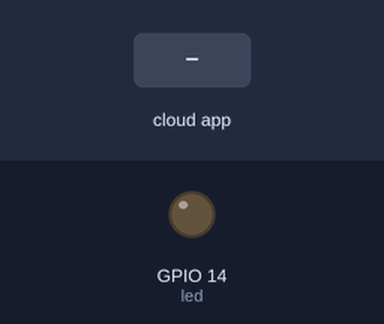
A sketch run on a simulated ESP8266 (NodeMCU). Parts: output pins drawn as LEDs (lit = HIGH). The inputs (shaded band) are chosen by the test bench. WiFi joins after 1.5 s; servers stay silent unless stated; the Firebase database answers and starts empty; what the sketch prints to the serial monitor is not drawn.

Above: at 3.7 s.
3.8 s: the phone or cloud app sets LED to Off
At 4.2 s:
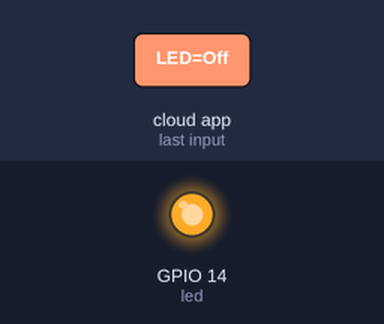
5.3 s: the phone or cloud app sets LED to On
At 7.2 s:
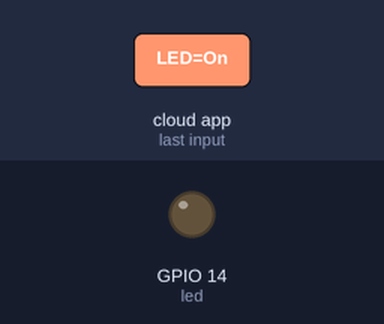
Timing chart, 0 to 8.7 s (numbered marks = the images above; inputs shaded):
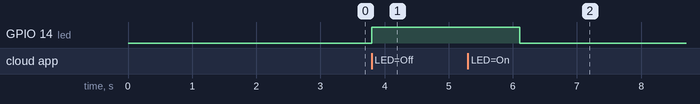

The sketch:

firebase.ino
```cpp
/* Controlling LED using Firebase console by CircuitDigest(www.circuitdigest.com) */
#include <ESP8266WiFi.h>                                                // esp8266 library
#include <FirebaseArduino.h>                                             // firebase library

#define FIREBASE_HOST "---"                         // the project name address from firebase id
#define FIREBASE_AUTH "---"                    // the secret key generated from firebase
#define WIFI_SSID "---"                                          // input your home or public wifi name
#define WIFI_PASSWORD "---"                                    // password of wifi ssid

String fireStatus = "";                                                     // led status received from firebase
int led = 14;                                                                // for external led
void setup() {
  Serial.begin(9600);
  delay(1000);
  pinMode(led, OUTPUT);
  WiFi.begin(WIFI_SSID, WIFI_PASSWORD);                                      // try to connect with wifi
  Serial.print("Connecting to ");
  Serial.print(WIFI_SSID);
  while (WiFi.status() != WL_CONNECTED) {
    Serial.print(".");
    delay(500);
  }
  Serial.println();
  Serial.print("Connected to ");
  Serial.println(WIFI_SSID);
  Serial.print("IP Address is : ");
  Serial.println(WiFi.localIP());                                                      // print local IP address
  Firebase.begin(FIREBASE_HOST, FIREBASE_AUTH);                                       // connect to firebase
}

void loop() {
  fireStatus = Firebase.getString("LED");
  Serial.println("fireStatus: " + fireStatus);
  if (fireStatus == "On") {                                                          // compare the input of led status received from firebase
    Serial.println("Led Turned ON");                                                                        // make bultin led ON
    digitalWrite(led, LOW);                                                         // make external led ON
  }
  else if (fireStatus == "Off") {                                                  // compare the input of led status received from firebase
    Serial.println("Led Turned OFF");                                            // make bultin led OFF
    digitalWrite(led, HIGH);                                                         // make external led OFF
  }
  else {
    Serial.println("Wrong Credential! Please send ON/OFF");
  }
  if (Firebase.failed()) {
    Serial.print("failed to connect firebase : wrong firebase informations.");
    Serial.println(Firebase.error());
    }
    delay(1000);
}
```

Measured:
- after the input at 3.8 s, GPIO 14 (led): LOW → HIGH at once
- after the input at 5.3 s, GPIO 14 (led): HIGH → LOW after 0.80 s
